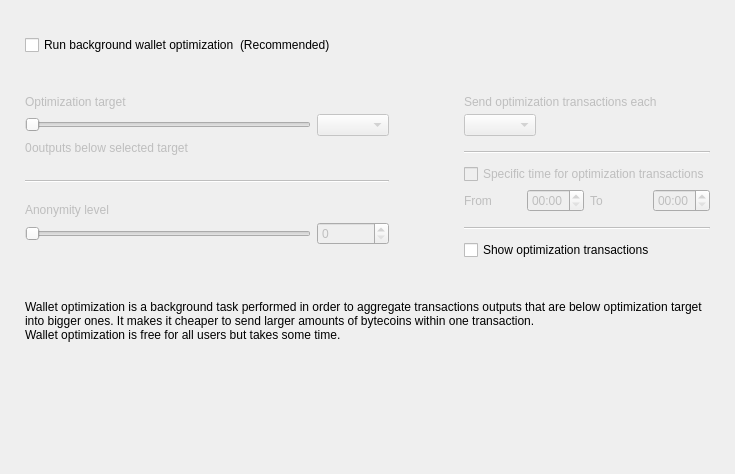
<?xml version="1.0" encoding="UTF-8"?>
<ui version="4.0">
 <class>OptimizationOptionsFrame</class>
 <widget class="QFrame" name="OptimizationOptionsFrame">
  <property name="geometry">
   <rect>
    <x>0</x>
    <y>0</y>
    <width>735</width>
    <height>474</height>
   </rect>
  </property>
  <property name="windowTitle">
   <string>Frame</string>
  </property>
  <property name="frameShape">
   <enum>QFrame::NoFrame</enum>
  </property>
  <property name="frameShadow">
   <enum>QFrame::Raised</enum>
  </property>
  <layout class="QVBoxLayout" name="verticalLayout">
   <property name="spacing">
    <number>0</number>
   </property>
   <property name="leftMargin">
    <number>25</number>
   </property>
   <property name="topMargin">
    <number>35</number>
   </property>
   <property name="rightMargin">
    <number>25</number>
   </property>
   <property name="bottomMargin">
    <number>0</number>
   </property>
   <item>
    <layout class="QHBoxLayout" name="horizontalLayout_2">
     <item>
      <widget class="QCheckBox" name="m_enableOptimizationCheck">
       <property name="text">
        <string>Run background wallet optimization</string>
       </property>
      </widget>
     </item>
     <item>
      <widget class="WalletGui::WalletNormalGrayTextLabel" name="label_8">
       <property name="text">
        <string>(Recommended)</string>
       </property>
      </widget>
     </item>
     <item>
      <spacer name="horizontalSpacer">
       <property name="orientation">
        <enum>Qt::Horizontal</enum>
       </property>
       <property name="sizeHint" stdset="0">
        <size>
         <width>40</width>
         <height>20</height>
        </size>
       </property>
      </spacer>
     </item>
    </layout>
   </item>
   <item>
    <spacer name="verticalSpacer_2">
     <property name="orientation">
      <enum>Qt::Vertical</enum>
     </property>
     <property name="sizeType">
      <enum>QSizePolicy::Fixed</enum>
     </property>
     <property name="sizeHint" stdset="0">
      <size>
       <width>20</width>
       <height>40</height>
      </size>
     </property>
    </spacer>
   </item>
   <item>
    <widget class="QWidget" name="m_optimizationOptionsWidget" native="true">
     <property name="enabled">
      <bool>true</bool>
     </property>
     <layout class="QHBoxLayout" name="horizontalLayout">
      <property name="spacing">
       <number>75</number>
      </property>
      <property name="leftMargin">
       <number>0</number>
      </property>
      <property name="topMargin">
       <number>0</number>
      </property>
      <property name="rightMargin">
       <number>0</number>
      </property>
      <property name="bottomMargin">
       <number>0</number>
      </property>
      <item alignment="Qt::AlignTop">
       <widget class="QWidget" name="widget1" native="true">
        <property name="enabled">
         <bool>false</bool>
        </property>
        <layout class="QGridLayout" name="gridLayout" columnstretch="50,0,0,0">
         <property name="leftMargin">
          <number>0</number>
         </property>
         <property name="topMargin">
          <number>0</number>
         </property>
         <property name="rightMargin">
          <number>0</number>
         </property>
         <property name="bottomMargin">
          <number>0</number>
         </property>
         <property name="verticalSpacing">
          <number>5</number>
         </property>
         <item row="0" column="0" colspan="4">
          <widget class="WalletGui::WalletNormalBlackTextLabel" name="label_5">
           <property name="text">
            <string>Optimization target</string>
           </property>
           <property name="indent">
            <number>0</number>
           </property>
          </widget>
         </item>
         <item row="4" column="0" colspan="4">
          <spacer name="verticalSpacer_3">
           <property name="orientation">
            <enum>Qt::Vertical</enum>
           </property>
           <property name="sizeType">
            <enum>QSizePolicy::Fixed</enum>
           </property>
           <property name="sizeHint" stdset="0">
            <size>
             <width>20</width>
             <height>20</height>
            </size>
           </property>
          </spacer>
         </item>
         <item row="1" column="0" colspan="3">
          <widget class="QSlider" name="m_thresholdSlider">
           <property name="maximum">
            <number>6</number>
           </property>
           <property name="pageStep">
            <number>1</number>
           </property>
           <property name="orientation">
            <enum>Qt::Horizontal</enum>
           </property>
          </widget>
         </item>
         <item row="1" column="3">
          <widget class="QComboBox" name="m_thresholdCombo"/>
         </item>
         <item row="5" column="0" colspan="4">
          <widget class="Line" name="line">
           <property name="orientation">
            <enum>Qt::Horizontal</enum>
           </property>
          </widget>
         </item>
         <item row="6" column="0" colspan="4">
          <spacer name="verticalSpacer_4">
           <property name="orientation">
            <enum>Qt::Vertical</enum>
           </property>
           <property name="sizeType">
            <enum>QSizePolicy::Fixed</enum>
           </property>
           <property name="sizeHint" stdset="0">
            <size>
             <width>20</width>
             <height>15</height>
            </size>
           </property>
          </spacer>
         </item>
         <item row="8" column="3">
          <widget class="QSpinBox" name="m_mixinSpin">
           <property name="buttonSymbols">
            <enum>QAbstractSpinBox::UpDownArrows</enum>
           </property>
          </widget>
         </item>
         <item row="7" column="0" colspan="4">
          <widget class="WalletGui::WalletNormalBlackTextLabel" name="label_7">
           <property name="text">
            <string>Anonymity level</string>
           </property>
           <property name="indent">
            <number>0</number>
           </property>
          </widget>
         </item>
         <item row="8" column="0" colspan="3">
          <widget class="QSlider" name="m_mixinSlider">
           <property name="pageStep">
            <number>1</number>
           </property>
           <property name="orientation">
            <enum>Qt::Horizontal</enum>
           </property>
          </widget>
         </item>
         <item row="2" column="0" colspan="4">
          <spacer name="verticalSpacer_12">
           <property name="orientation">
            <enum>Qt::Vertical</enum>
           </property>
           <property name="sizeType">
            <enum>QSizePolicy::Fixed</enum>
           </property>
           <property name="sizeHint" stdset="0">
            <size>
             <width>20</width>
             <height>0</height>
            </size>
           </property>
          </spacer>
         </item>
         <item row="3" column="0" colspan="4">
          <layout class="QHBoxLayout" name="horizontalLayout_3" stretch="0,1">
           <item>
            <widget class="QLabel" name="m_nonOptimizedOutputsLabel">
             <property name="text">
              <string>0</string>
             </property>
            </widget>
           </item>
           <item>
            <widget class="WalletGui::WalletNormalBlackTextLabel" name="m_nonOptimizedOutputsTextLabel">
             <property name="text">
              <string>outputs below selected target</string>
             </property>
            </widget>
           </item>
          </layout>
         </item>
        </layout>
       </widget>
      </item>
      <item>
       <layout class="QVBoxLayout" name="verticalLayout_3">
        <property name="spacing">
         <number>10</number>
        </property>
        <property name="rightMargin">
         <number>0</number>
        </property>
        <property name="bottomMargin">
         <number>0</number>
        </property>
        <item>
         <widget class="QWidget" name="widget2" native="true">
          <property name="enabled">
           <bool>false</bool>
          </property>
          <layout class="QGridLayout" name="gridLayout_2" columnstretch="0,0,0,0">
           <property name="leftMargin">
            <number>0</number>
           </property>
           <property name="topMargin">
            <number>0</number>
           </property>
           <property name="rightMargin">
            <number>0</number>
           </property>
           <property name="bottomMargin">
            <number>0</number>
           </property>
           <property name="verticalSpacing">
            <number>5</number>
           </property>
           <item row="2" column="0" colspan="2" alignment="Qt::AlignLeft">
            <widget class="QComboBox" name="m_periodCombo"/>
           </item>
           <item row="8" column="0">
            <widget class="WalletGui::WalletNormalBlackTextLabel" name="label_2">
             <property name="text">
              <string>From</string>
             </property>
            </widget>
           </item>
           <item row="8" column="1">
            <widget class="QTimeEdit" name="m_startTimeEdit">
             <property name="enabled">
              <bool>false</bool>
             </property>
             <property name="displayFormat">
              <string>HH:mm</string>
             </property>
            </widget>
           </item>
           <item row="8" column="2">
            <widget class="WalletGui::WalletNormalBlackTextLabel" name="label_3">
             <property name="text">
              <string>To</string>
             </property>
            </widget>
           </item>
           <item row="8" column="3">
            <widget class="QTimeEdit" name="m_stopTimeEdit">
             <property name="enabled">
              <bool>false</bool>
             </property>
             <property name="displayFormat">
              <string>HH:mm</string>
             </property>
            </widget>
           </item>
           <item row="6" column="0" colspan="4">
            <widget class="QCheckBox" name="m_optimizationTimeCheck">
             <property name="text">
              <string>Specific time for optimization transactions</string>
             </property>
            </widget>
           </item>
           <item row="4" column="0" colspan="4">
            <widget class="Line" name="line_2">
             <property name="orientation">
              <enum>Qt::Horizontal</enum>
             </property>
            </widget>
           </item>
           <item row="0" column="0" colspan="4">
            <widget class="WalletGui::WalletNormalBlackTextLabel" name="label_4">
             <property name="text">
              <string>Send optimization transactions each</string>
             </property>
             <property name="indent">
              <number>0</number>
             </property>
            </widget>
           </item>
           <item row="7" column="0" colspan="4">
            <spacer name="verticalSpacer_8">
             <property name="orientation">
              <enum>Qt::Vertical</enum>
             </property>
             <property name="sizeType">
              <enum>QSizePolicy::Fixed</enum>
             </property>
             <property name="sizeHint" stdset="0">
              <size>
               <width>20</width>
               <height>0</height>
              </size>
             </property>
            </spacer>
           </item>
           <item row="3" column="0" colspan="4">
            <spacer name="verticalSpacer_6">
             <property name="orientation">
              <enum>Qt::Vertical</enum>
             </property>
             <property name="sizeType">
              <enum>QSizePolicy::Fixed</enum>
             </property>
             <property name="sizeHint" stdset="0">
              <size>
               <width>20</width>
               <height>10</height>
              </size>
             </property>
            </spacer>
           </item>
           <item row="10" column="0" colspan="4">
            <widget class="Line" name="line_3">
             <property name="orientation">
              <enum>Qt::Horizontal</enum>
             </property>
            </widget>
           </item>
           <item row="1" column="0" colspan="4">
            <spacer name="verticalSpacer_5">
             <property name="orientation">
              <enum>Qt::Vertical</enum>
             </property>
             <property name="sizeType">
              <enum>QSizePolicy::Fixed</enum>
             </property>
             <property name="sizeHint" stdset="0">
              <size>
               <width>20</width>
               <height>0</height>
              </size>
             </property>
            </spacer>
           </item>
           <item row="5" column="0" colspan="4">
            <spacer name="verticalSpacer_7">
             <property name="orientation">
              <enum>Qt::Vertical</enum>
             </property>
             <property name="sizeType">
              <enum>QSizePolicy::Fixed</enum>
             </property>
             <property name="sizeHint" stdset="0">
              <size>
               <width>20</width>
               <height>5</height>
              </size>
             </property>
            </spacer>
           </item>
           <item row="9" column="0" colspan="4">
            <spacer name="verticalSpacer_10">
             <property name="orientation">
              <enum>Qt::Vertical</enum>
             </property>
             <property name="sizeType">
              <enum>QSizePolicy::Fixed</enum>
             </property>
             <property name="sizeHint" stdset="0">
              <size>
               <width>20</width>
               <height>10</height>
              </size>
             </property>
            </spacer>
           </item>
          </layout>
         </widget>
        </item>
        <item>
         <widget class="QCheckBox" name="m_showFusionTransactionsCheck">
          <property name="enabled">
           <bool>true</bool>
          </property>
          <property name="text">
           <string>Show optimization transactions</string>
          </property>
         </widget>
        </item>
       </layout>
      </item>
     </layout>
    </widget>
   </item>
   <item>
    <spacer name="verticalSpacer_11">
     <property name="orientation">
      <enum>Qt::Vertical</enum>
     </property>
     <property name="sizeType">
      <enum>QSizePolicy::Fixed</enum>
     </property>
     <property name="sizeHint" stdset="0">
      <size>
       <width>20</width>
       <height>40</height>
      </size>
     </property>
    </spacer>
   </item>
   <item>
    <widget class="WalletGui::WalletExtraNormalGrayTextLabel" name="m_helpLabel">
     <property name="text">
      <string>Wallet optimization is a background task performed in order to aggregate transactions outputs that are below optimization target into bigger ones. It makes it cheaper to send larger amounts of bytecoins within one transaction.
Wallet optimization is free for all users but takes some time.</string>
     </property>
     <property name="wordWrap">
      <bool>true</bool>
     </property>
    </widget>
   </item>
   <item>
    <spacer name="verticalSpacer">
     <property name="orientation">
      <enum>Qt::Vertical</enum>
     </property>
     <property name="sizeHint" stdset="0">
      <size>
       <width>20</width>
       <height>40</height>
      </size>
     </property>
    </spacer>
   </item>
  </layout>
 </widget>
 <customwidgets>
  <customwidget>
   <class>WalletGui::WalletNormalGrayTextLabel</class>
   <extends>QLabel</extends>
   <header>Gui/Common/WalletTextLabel.h</header>
  </customwidget>
  <customwidget>
   <class>WalletGui::WalletNormalBlackTextLabel</class>
   <extends>QLabel</extends>
   <header>Gui/Common/WalletTextLabel.h</header>
  </customwidget>
  <customwidget>
   <class>WalletGui::WalletExtraNormalGrayTextLabel</class>
   <extends>QLabel</extends>
   <header>Gui/Common/WalletTextLabel.h</header>
  </customwidget>
 </customwidgets>
 <resources/>
 <connections>
  <connection>
   <sender>m_enableOptimizationCheck</sender>
   <signal>toggled(bool)</signal>
   <receiver>widget1</receiver>
   <slot>setEnabled(bool)</slot>
   <hints>
    <hint type="sourcelabel">
     <x>147</x>
     <y>47</y>
    </hint>
    <hint type="destinationlabel">
     <x>176</x>
     <y>204</y>
    </hint>
   </hints>
  </connection>
  <connection>
   <sender>m_thresholdSlider</sender>
   <signal>valueChanged(int)</signal>
   <receiver>OptimizationOptionsFrame</receiver>
   <slot>thresholdChanged(int)</slot>
   <hints>
    <hint type="sourcelabel">
     <x>116</x>
     <y>139</y>
    </hint>
    <hint type="destinationlabel">
     <x>355</x>
     <y>194</y>
    </hint>
   </hints>
  </connection>
  <connection>
   <sender>m_mixinSlider</sender>
   <signal>valueChanged(int)</signal>
   <receiver>OptimizationOptionsFrame</receiver>
   <slot>mixinChanged(int)</slot>
   <hints>
    <hint type="sourcelabel">
     <x>116</x>
     <y>240</y>
    </hint>
    <hint type="destinationlabel">
     <x>367</x>
     <y>236</y>
    </hint>
   </hints>
  </connection>
  <connection>
   <sender>m_optimizationTimeCheck</sender>
   <signal>toggled(bool)</signal>
   <receiver>m_startTimeEdit</receiver>
   <slot>setEnabled(bool)</slot>
   <hints>
    <hint type="sourcelabel">
     <x>543</x>
     <y>179</y>
    </hint>
    <hint type="destinationlabel">
     <x>501</x>
     <y>207</y>
    </hint>
   </hints>
  </connection>
  <connection>
   <sender>m_optimizationTimeCheck</sender>
   <signal>toggled(bool)</signal>
   <receiver>m_stopTimeEdit</receiver>
   <slot>setEnabled(bool)</slot>
   <hints>
    <hint type="sourcelabel">
     <x>543</x>
     <y>179</y>
    </hint>
    <hint type="destinationlabel">
     <x>643</x>
     <y>207</y>
    </hint>
   </hints>
  </connection>
  <connection>
   <sender>m_mixinSpin</sender>
   <signal>valueChanged(int)</signal>
   <receiver>OptimizationOptionsFrame</receiver>
   <slot>mixinChanged(int)</slot>
   <hints>
    <hint type="sourcelabel">
     <x>273</x>
     <y>271</y>
    </hint>
    <hint type="destinationlabel">
     <x>367</x>
     <y>236</y>
    </hint>
   </hints>
  </connection>
  <connection>
   <sender>m_thresholdCombo</sender>
   <signal>currentIndexChanged(int)</signal>
   <receiver>OptimizationOptionsFrame</receiver>
   <slot>thresholdChanged(int)</slot>
   <hints>
    <hint type="sourcelabel">
     <x>270</x>
     <y>139</y>
    </hint>
    <hint type="destinationlabel">
     <x>367</x>
     <y>236</y>
    </hint>
   </hints>
  </connection>
  <connection>
   <sender>m_enableOptimizationCheck</sender>
   <signal>toggled(bool)</signal>
   <receiver>widget2</receiver>
   <slot>setEnabled(bool)</slot>
   <hints>
    <hint type="sourcelabel">
     <x>158</x>
     <y>48</y>
    </hint>
    <hint type="destinationlabel">
     <x>556</x>
     <y>197</y>
    </hint>
   </hints>
  </connection>
 </connections>
 <slots>
  <slot>thresholdChanged(int)</slot>
  <slot>mixinChanged(int)</slot>
 </slots>
</ui>
